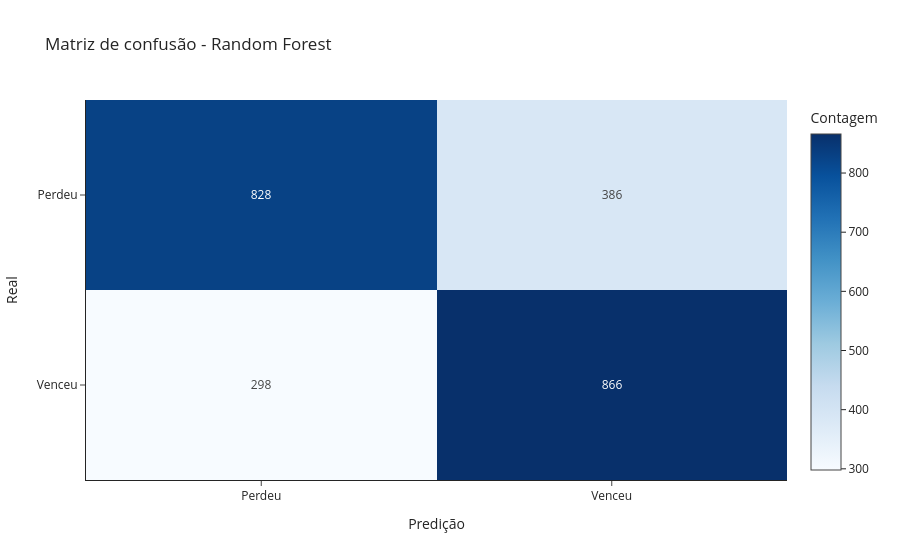

Write notebook code for a chart like this one.
### Code cell
# Teste do modelo de Random Forest
y_pred_rf = best_rf.predict(x_test_scaled)

# Avaliação do modelo com o teste
report_rf = classification_report(y_test, y_pred_rf)
print('Relatório de classificação do Random Forest')
print(report_rf)

# Matriz de confusão
conf_rf = confusion_matrix(y_test, y_pred_rf)
classes = ['Perdeu', 'Venceu']

fig = px.imshow(
    conf_rf,
    text_auto=True,
    aspect='auto',
    template='simple_white',
    x=classes,
    y=classes,
    labels= dict(x='Predição', y='Real', color='Contagem'),
    color_continuous_scale= 'Blues',
    title='Matriz de confusão - Random Forest'

)
fig.show()

### Figure 1 — Plotly figure (JSON) as saved in the notebook; plotly's stock layout.template omitted (floating-point values rounded to 4 significant figures)
{"data": [{"coloraxis": "coloraxis", "name": "0", "texttemplate": "%{z}", "x": ["Perdeu", "Venceu"], "y": ["Perdeu", "Venceu"], "z": [[828, 386], [298, 866]], "type": "heatmap", "xaxis": "x", "yaxis": "y", "hovertemplate": "Predição: %{x}<br>Real: %{y}<br>Contagem: %{z}<extra></extra>"}], "layout": {"xaxis": {"anchor": "y", "domain": [0.0, 1.0], "title": {"text": "Predição"}}, "yaxis": {"anchor": "x", "domain": [0.0, 1.0], "autorange": "reversed", "title": {"text": "Real"}}, "coloraxis": {"colorbar": {"title": {"text": "Contagem"}}, "colorscale": [[0.0, "rgb(247,251,255)"], [0.125, "rgb(222,235,247)"], [0.25, "rgb(198,219,239)"], [0.375, "rgb(158,202,225)"], [0.5, "rgb(107,174,214)"], [0.625, "rgb(66,146,198)"], [0.75, "rgb(33,113,181)"], [0.875, "rgb(8,81,156)"], [1.0, "rgb(8,48,107)"]], "autocolorscale": false}, "title": {"text": "Matriz de confusão - Random Forest"}}}
